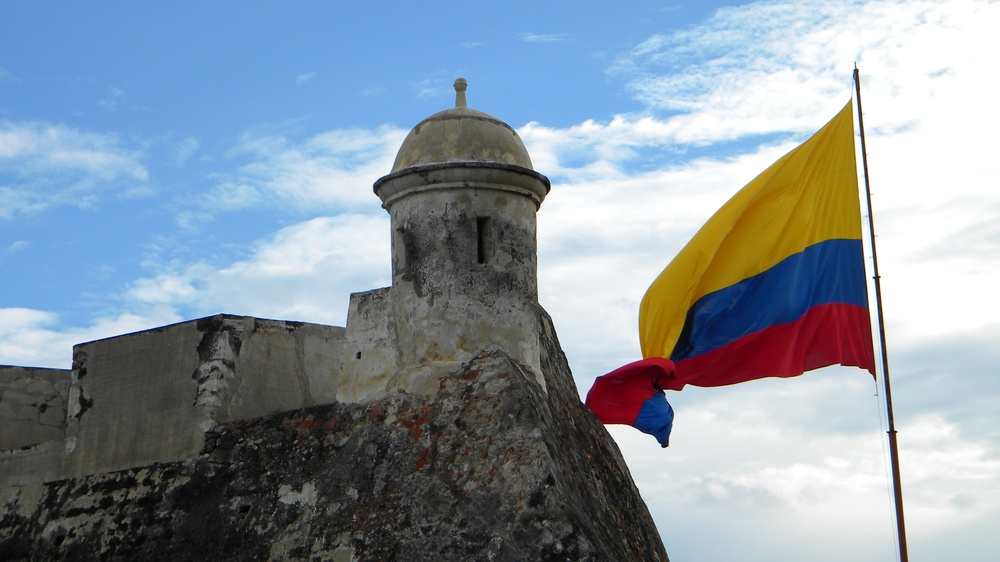
#> input picture Python/DSCN2012.JPG, 1000 x 562 px, shrunk from 3584 x 2016 before the run
$ python noise.py
#> lines starting #> are read from the running program, lines starting #| are printed output that depends on the picture
from PIL import Image
import matplotlib.pyplot as plt
import numpy as np


def my_imnoise (I,tipo,p):

    In=I.copy()
    F,C,_ = I.shape

    if tipo == 'salt&pepper':
        puntos = int(F*C*p)

        for _ in range(puntos):
            x = np.random.randint(0, F)
            y = np.random.randint(0, C)
            In[x, y,:] = 255 * round(np.random.rand())


    if tipo == 'gaussian':
        g= np.random.normal(0,p*64,(F,C,3))
        In = np.uint8(np.double(I) + g)

    if tipo == 'speckle':
        s=np.random.normal(0,p,(F,C,3))
        In = np.uint8(np.double(I) *(s+1))


    return In

def my_immse(Iref,In):
    assert Iref.shape == In.shape
    error = np.sum((Iref.astype(np.float64) - In.astype(np.float64)) ** 2)
    mse = error / float(Iref.shape[0] * Iref.shape[1] * Iref.shape[2])
    return mse


Imagen= plt.imread('DSCN2012.JPG')
#> Imagen is the input picture: shape (562, 1000, 3); mean R, G, B 137.4, 150.4, 161.9

In = my_imnoise(Imagen,'gaussian',0.5)
#> in my_imnoise, `In = np.uint8(np.double(I) + g)`:
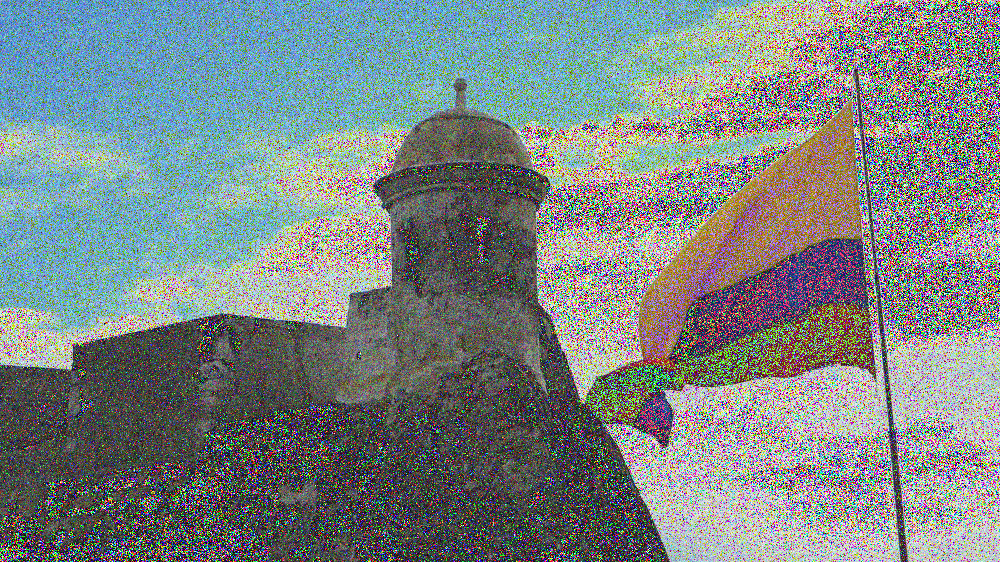
#> In: shape (562, 1000, 3); mean R, G, B 123.6, 133.4, 132.7
In1 = my_imnoise(Imagen,'salt&pepper',0.5)
#> call 2 of my_imnoise, with tipo = 'salt&pepper', p = 0.5
#> after the loop in my_imnoise (call 2), `for _ in range(puntos):`:
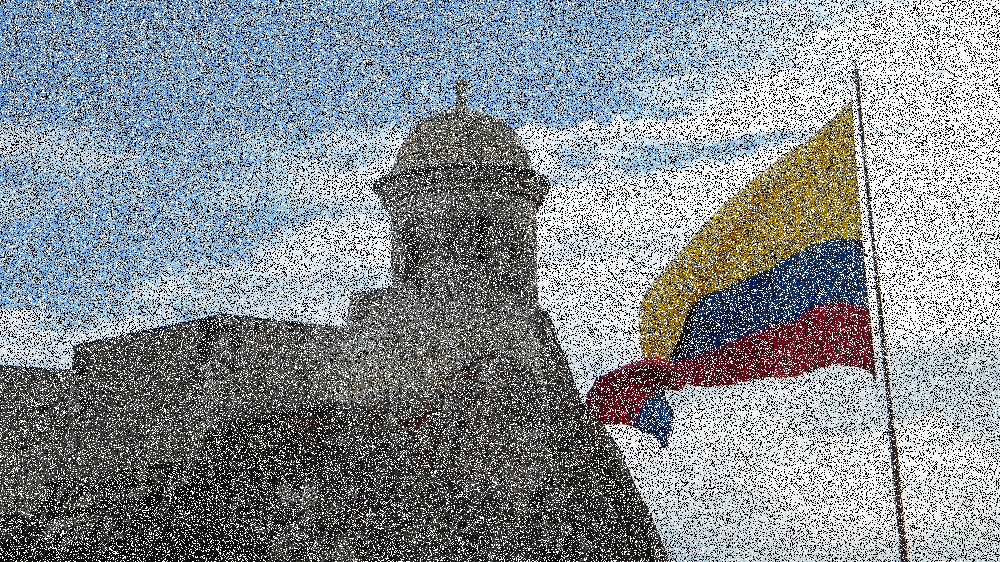
#> In: shape (562, 1000, 3); mean R, G, B 133.8, 141.7, 148.7
In2 = my_imnoise(Imagen,'speckle',0.5)
#> call 3 of my_imnoise, with tipo = 'speckle', p = 0.5
#> in my_imnoise (call 3), `In = np.uint8(np.double(I) *(s+1))`:
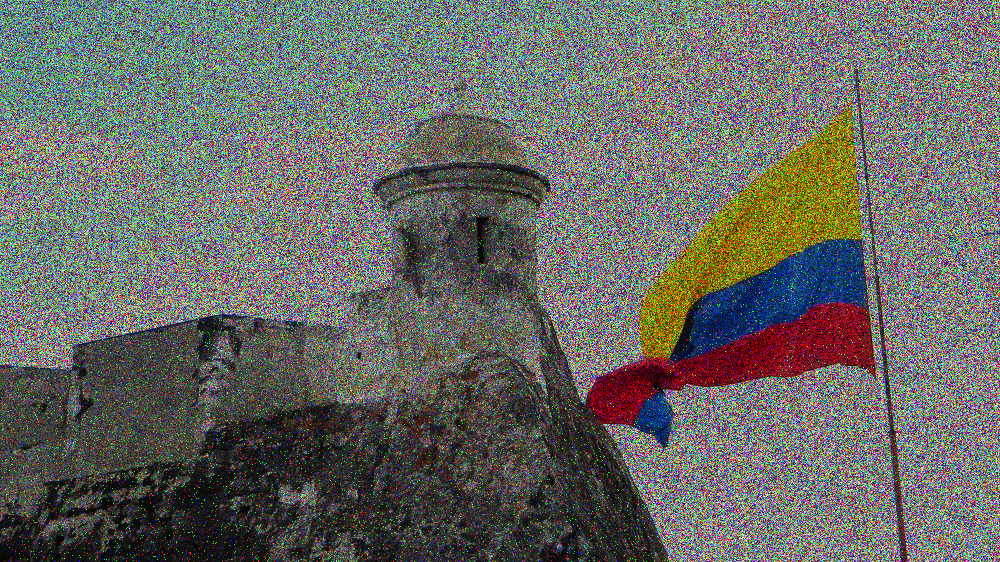
#> In: shape (562, 1000, 3); mean R, G, B 104.4, 105.3, 100

mse_gaussian = my_immse(Imagen, In)
#> in my_immse, `error = np.sum((Iref.astype(np.float64) - In.astype(np.float64)) ** 2)`: error = 1.32e+10
#> in my_immse, `mse = error / float(Iref.shape[0] * Iref.shape[1] * Iref.shape[2])`: mse = 7849.4
#> mse_gaussian = 7849.4
mse_salt_pepper = my_immse(Imagen, In1)
#> mse_salt_pepper = 9254.9
mse_speckle = my_immse(Imagen, In2)
#> mse_speckle = 8727


plt.figure(figsize = (20,20))
plt.subplot(2, 2, 1)
plt.imshow(Imagen)
plt.title('Color')

plt.subplot(2, 2, 2)
plt.imshow(In)
plt.title(f'Ruido Gaussiano\nMSE: {mse_gaussian:.2f}')

plt.subplot(2, 2, 3)
plt.imshow(In1)
plt.title(f'Ruido Salt & Pepper\nMSE: {mse_salt_pepper:.2f}')

plt.subplot(2, 2, 4)
plt.imshow(In2)
plt.title(f'Ruido Speckle\nMSE: {mse_speckle:.2f}')

plt.subplots_adjust(hspace=0.4)
plt.show()
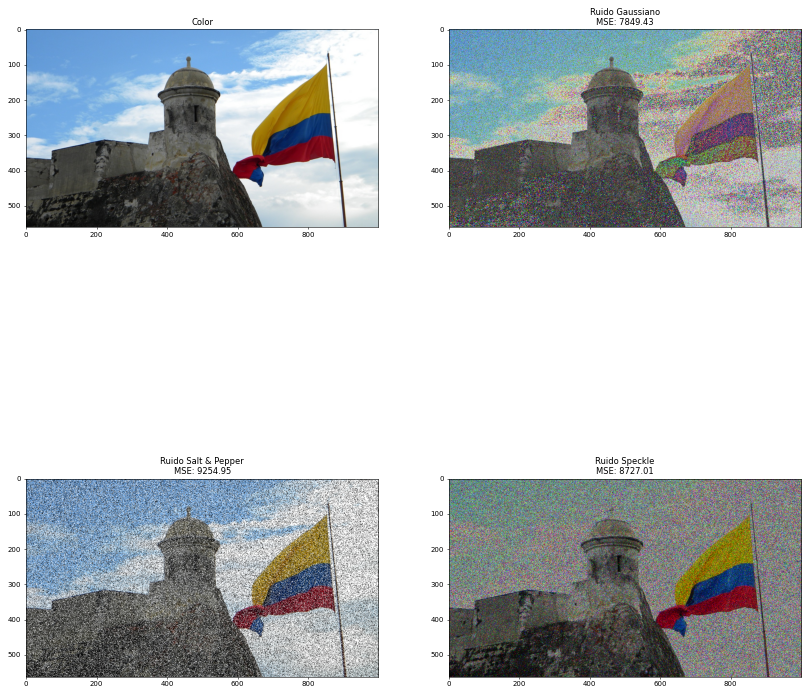
#> figure drawn by matplotlib, 4 panels
